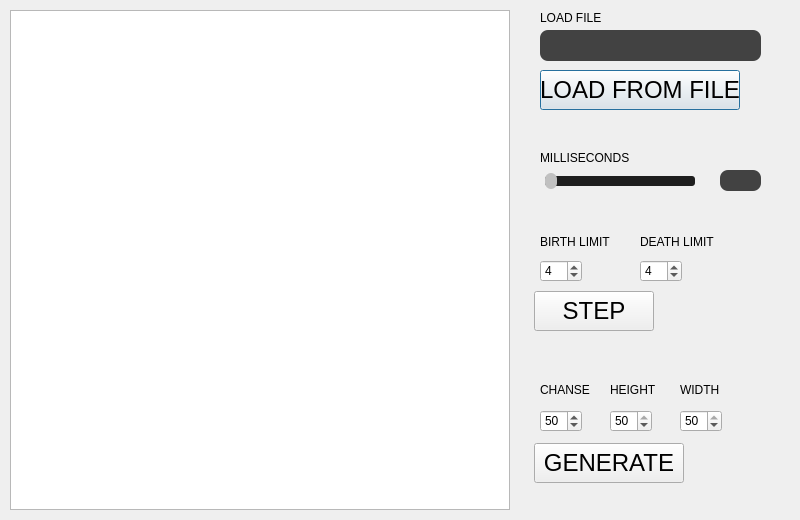
<?xml version="1.0" encoding="UTF-8"?>
<ui version="4.0">
 <class>CaveWindow</class>
 <widget class="QDialog" name="CaveWindow">
  <property name="geometry">
   <rect>
    <x>0</x>
    <y>0</y>
    <width>800</width>
    <height>520</height>
   </rect>
  </property>
  <property name="minimumSize">
   <size>
    <width>800</width>
    <height>520</height>
   </size>
  </property>
  <property name="maximumSize">
   <size>
    <width>800</width>
    <height>520</height>
   </size>
  </property>
  <property name="windowTitle">
   <string>Dialog</string>
  </property>
  <widget class="CaveArea" name="render_area">
   <property name="geometry">
    <rect>
     <x>10</x>
     <y>10</y>
     <width>500</width>
     <height>500</height>
    </rect>
   </property>
  </widget>
  <widget class="QLabel" name="label_filename">
   <property name="geometry">
    <rect>
     <x>540</x>
     <y>30</y>
     <width>221</width>
     <height>31</height>
    </rect>
   </property>
   <property name="styleSheet">
    <string notr="true">QLabel {
background-color:rgb(66, 66, 66);
border-radius: 8px;
}
</string>
   </property>
   <property name="text">
    <string/>
   </property>
  </widget>
  <widget class="QLabel" name="label_load">
   <property name="geometry">
    <rect>
     <x>540</x>
     <y>10</y>
     <width>81</width>
     <height>16</height>
    </rect>
   </property>
   <property name="text">
    <string>LOAD FILE</string>
   </property>
  </widget>
  <widget class="QPushButton" name="btn_loading">
   <property name="geometry">
    <rect>
     <x>540</x>
     <y>70</y>
     <width>200</width>
     <height>40</height>
    </rect>
   </property>
   <property name="font">
    <font>
     <pointsize>18</pointsize>
     <weight>50</weight>
     <bold>false</bold>
    </font>
   </property>
   <property name="text">
    <string>LOAD FROM FILE</string>
   </property>
  </widget>
  <widget class="QSlider" name="slider_gen">
   <property name="geometry">
    <rect>
     <x>540</x>
     <y>170</y>
     <width>160</width>
     <height>22</height>
    </rect>
   </property>
   <property name="styleSheet">
    <string notr="true">QSlider {
    background-color: rgba(30, 30, 30,0);
}

QSlider::groove:horizontal {
    background-color: rgb(30, 30, 30);
    height: 10px;
    border-radius: 3px;
    margin: 0 5px; /* Добавляем отступы с левой и правой стороны */
}

QSlider::handle:horizontal {
    background-color: rgb(192, 192, 192);
    width: 12px;
    height: 12px;
    margin: -3px 0;
    border-radius: 6px;
}</string>
   </property>
   <property name="maximum">
    <number>100</number>
   </property>
   <property name="orientation">
    <enum>Qt::Horizontal</enum>
   </property>
  </widget>
  <widget class="QLabel" name="label_gen_num">
   <property name="geometry">
    <rect>
     <x>720</x>
     <y>170</y>
     <width>41</width>
     <height>21</height>
    </rect>
   </property>
   <property name="styleSheet">
    <string notr="true">QLabel {
background-color:rgb(66, 66, 66);
border-radius: 8px;
}
</string>
   </property>
   <property name="text">
    <string/>
   </property>
   <property name="alignment">
    <set>Qt::AlignCenter</set>
   </property>
  </widget>
  <widget class="QSpinBox" name="spinBox_lim_birth">
   <property name="geometry">
    <rect>
     <x>540</x>
     <y>260</y>
     <width>42</width>
     <height>22</height>
    </rect>
   </property>
   <property name="minimum">
    <number>0</number>
   </property>
   <property name="maximum">
    <number>7</number>
   </property>
   <property name="value">
    <number>4</number>
   </property>
  </widget>
  <widget class="QLabel" name="label_birth_limit">
   <property name="geometry">
    <rect>
     <x>540</x>
     <y>234</y>
     <width>81</width>
     <height>16</height>
    </rect>
   </property>
   <property name="text">
    <string>BIRTH LIMIT</string>
   </property>
  </widget>
  <widget class="QLabel" name="label_death_limit">
   <property name="geometry">
    <rect>
     <x>640</x>
     <y>234</y>
     <width>81</width>
     <height>16</height>
    </rect>
   </property>
   <property name="text">
    <string>DEATH LIMIT</string>
   </property>
  </widget>
  <widget class="QSpinBox" name="spinBox_lim_death">
   <property name="geometry">
    <rect>
     <x>640</x>
     <y>260</y>
     <width>42</width>
     <height>22</height>
    </rect>
   </property>
   <property name="minimum">
    <number>0</number>
   </property>
   <property name="maximum">
    <number>7</number>
   </property>
   <property name="value">
    <number>4</number>
   </property>
  </widget>
  <widget class="QPushButton" name="btn_step">
   <property name="geometry">
    <rect>
     <x>534</x>
     <y>291</y>
     <width>120</width>
     <height>40</height>
    </rect>
   </property>
   <property name="font">
    <font>
     <pointsize>18</pointsize>
     <weight>50</weight>
     <bold>false</bold>
    </font>
   </property>
   <property name="text">
    <string>STEP</string>
   </property>
  </widget>
  <widget class="QPushButton" name="btn_gen">
   <property name="geometry">
    <rect>
     <x>534</x>
     <y>443</y>
     <width>150</width>
     <height>40</height>
    </rect>
   </property>
   <property name="font">
    <font>
     <pointsize>18</pointsize>
     <weight>50</weight>
     <bold>false</bold>
    </font>
   </property>
   <property name="text">
    <string>GENERATE</string>
   </property>
  </widget>
  <widget class="QSpinBox" name="spinBox_chanse">
   <property name="geometry">
    <rect>
     <x>540</x>
     <y>410</y>
     <width>42</width>
     <height>22</height>
    </rect>
   </property>
   <property name="maximum">
    <number>100</number>
   </property>
   <property name="singleStep">
    <number>5</number>
   </property>
   <property name="value">
    <number>50</number>
   </property>
  </widget>
  <widget class="QLabel" name="label_chanse">
   <property name="geometry">
    <rect>
     <x>540</x>
     <y>382</y>
     <width>61</width>
     <height>16</height>
    </rect>
   </property>
   <property name="text">
    <string>CHANSE</string>
   </property>
  </widget>
  <widget class="QSpinBox" name="spinBox_height">
   <property name="geometry">
    <rect>
     <x>610</x>
     <y>410</y>
     <width>42</width>
     <height>22</height>
    </rect>
   </property>
   <property name="minimum">
    <number>1</number>
   </property>
   <property name="maximum">
    <number>50</number>
   </property>
   <property name="value">
    <number>50</number>
   </property>
  </widget>
  <widget class="QSpinBox" name="spinBox_width">
   <property name="geometry">
    <rect>
     <x>680</x>
     <y>410</y>
     <width>42</width>
     <height>22</height>
    </rect>
   </property>
   <property name="minimum">
    <number>1</number>
   </property>
   <property name="maximum">
    <number>50</number>
   </property>
   <property name="value">
    <number>50</number>
   </property>
  </widget>
  <widget class="QLabel" name="label_width">
   <property name="geometry">
    <rect>
     <x>680</x>
     <y>382</y>
     <width>51</width>
     <height>16</height>
    </rect>
   </property>
   <property name="text">
    <string>WIDTH</string>
   </property>
  </widget>
  <widget class="QLabel" name="label_height">
   <property name="geometry">
    <rect>
     <x>610</x>
     <y>382</y>
     <width>61</width>
     <height>16</height>
    </rect>
   </property>
   <property name="text">
    <string>HEIGHT</string>
   </property>
  </widget>
  <widget class="QLabel" name="label_ms">
   <property name="geometry">
    <rect>
     <x>540</x>
     <y>150</y>
     <width>101</width>
     <height>16</height>
    </rect>
   </property>
   <property name="text">
    <string>MILLISECONDS</string>
   </property>
  </widget>
 </widget>
 <customwidgets>
  <customwidget>
   <class>CaveArea</class>
   <extends>QGraphicsView</extends>
   <header>cavearea.h</header>
  </customwidget>
 </customwidgets>
 <resources/>
 <connections/>
</ui>
